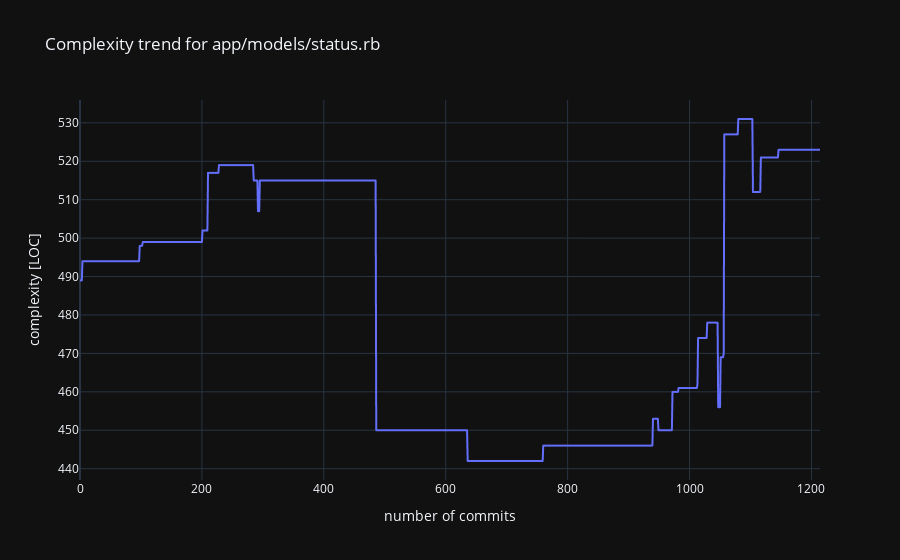

Notebook code for this chart:
### Markdown cell above
Candidate 2: app/models/status.rb

From the trend we see that the complexity increased gradually, with some decreases inbetween.
Presumably these are refactorings, indicating that the file does indeed require some maintenance work.

### Code cell
plot_complexity_trend(1)

### Figure 1 — Plotly figure (JSON) as saved in the notebook; plotly's stock layout.template omitted (floating-point values rounded to 4 significant figures; data arrays with more than 128 entries replaced by an {"elided": "..."} marker saying what was removed)
{"data": [{"hovertemplate": "number of commits=%{x}<br>complexity [LOC]=%{y}<extra></extra>", "legendgroup": "", "line": {"color": "#636efa", "dash": "solid"}, "marker": {"symbol": "circle"}, "mode": "lines", "name": "", "showlegend": false, "type": "scattergl", "x": {"elided": "1215 int values"}, "xaxis": "x", "y": {"elided": "1215 int values"}, "yaxis": "y"}], "layout": {"legend": {"tracegroupgap": 0}, "title": {"text": "Complexity trend for app/models/status.rb"}, "xaxis": {"anchor": "y", "domain": [0, 1], "title": {"text": "number of commits"}}, "yaxis": {"anchor": "x", "domain": [0, 1], "title": {"text": "complexity [LOC]"}}}}
